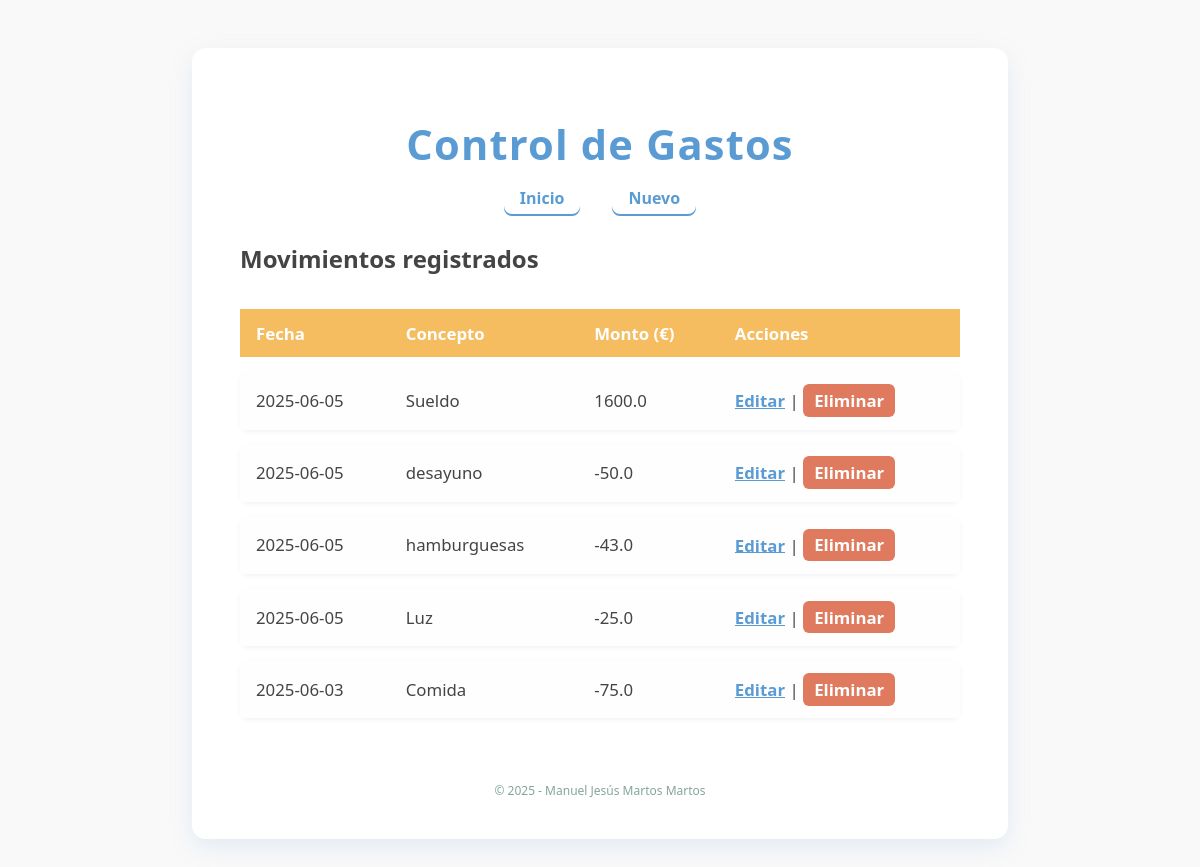
Before: / with the older database file.
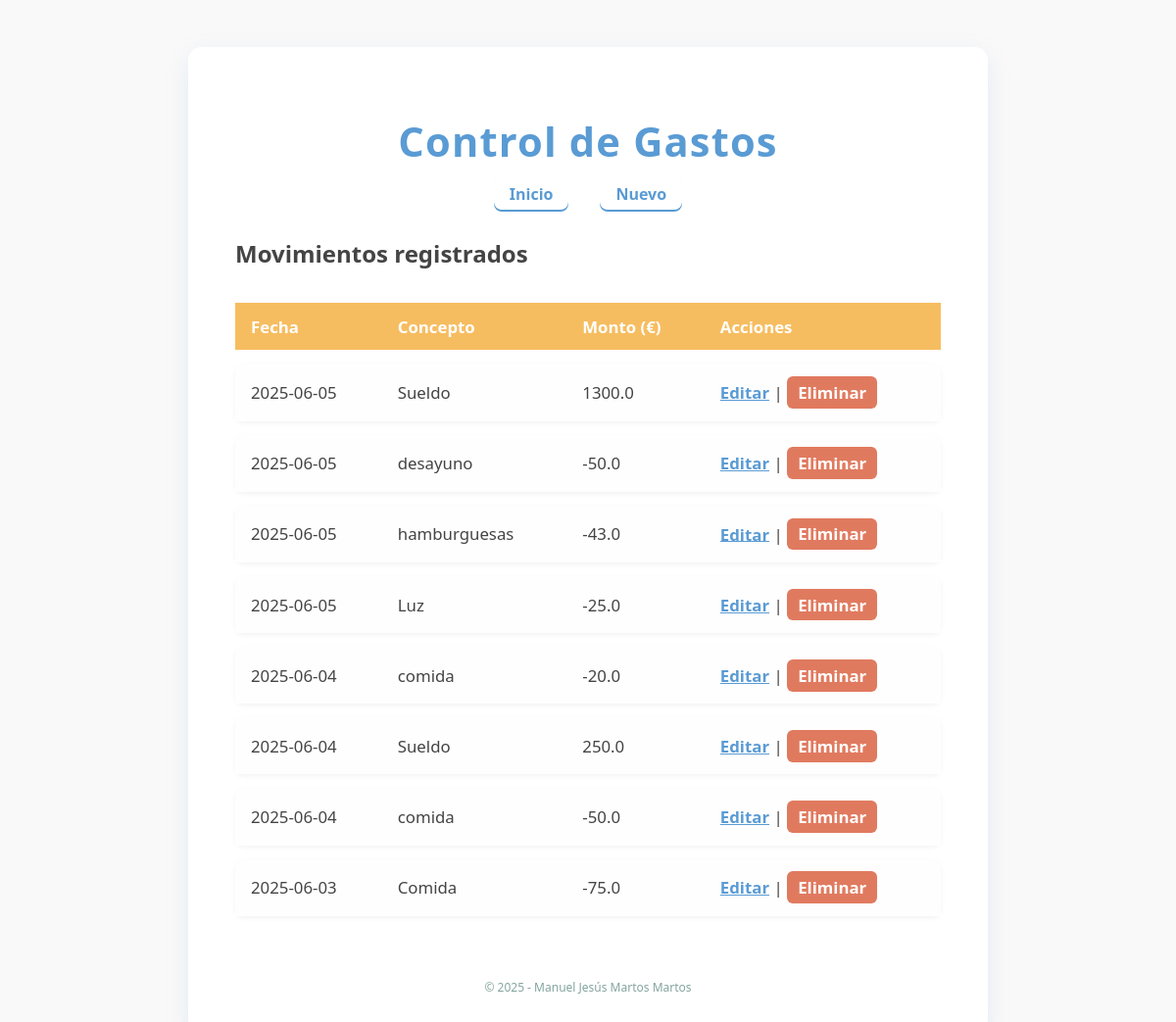
After: the same page with the newer database file.
### tables this page shows
CREATE TABLE "movements" (
	"id"	INTEGER,
	"date"	TEXT NOT NULL,
	"concept"	TEXT NOT NULL,
	"quantity"	REAL NOT NULL,
	PRIMARY KEY("id" AUTOINCREMENT)
);

### registros_ig/routes.py (the view)
@app.route("/")
def index():
    registros= select_all()
    """
    datos_movimiento = [
        {"id":1,"date":"2025-06-06","concepto":"sueldo","quantity":"1600€"},
        {"id":2,"date":"2025-06-05","concepto":"Luz","quantity":"-100"},
        {"id":3,"date":"2025-06-04","concepto":"Teléfono","quantity":"-40"},
        {"id":4,"date":"2025-06-03","concepto":"Gas","quantity":"-25"},
    ]
    """
    return render_template("index.html",data = registros)

### registros_ig/models.py (called while the page is built)
def select_all():
    conectar = Conexion("select * from movements order by date DESC")
    filas = conectar.res.fetchall()
    columnas = conectar.res.description #columnas
    lista_diccionario=[]
    for f in filas:
        diccionario={}
        posicion=0
        for c in columnas:
            diccionario[c[0]] = f[posicion]
            posicion +=1
        lista_diccionario.append(diccionario)
    conectar.con.close()
    return lista_diccionario

### registros_ig/templates/index.html
{% extends "base.html" %}
{% block section %}
<h2>Movimientos registrados</h2>
<table>
  <thead>
    <tr>
      <th>Fecha </th>
      <th>Concepto</th>
      <th>Monto (€)</th>
      <th>Acciones</th>
    </tr>
  </thead>
  <tbody>
    {% for mov in data %}
    <tr>
      <td>{{ mov['date'] }} </td>
      <td>{{ mov['concept']}} </td>
      <td>{{ mov['quantity']}} </td>
      <td>
        <a href="/update/{{ mov['id'] }}" style="color: var(--color-primario); font-weight: 600;">Editar</a> |
        <a href="/delete/{{ mov['id'] }}" class="contrast">Eliminar</a>
      </td>
    </tr>
    {% else %}
    <tr><td colspan="4" style="text-align:center; font-style: italic; color: #777;">No hay movimientos registrados.</td></tr>
    {% endfor %}
  </tbody>
</table>
{% endblock %}

Changed rows visible on the page:
changed movements (number 1 of 8 on the later page): quantity "1600.0" → "1300.0"
added movements: date "2025-06-04", concept "comida", quantity "-20.0"
added movements: date "2025-06-04", concept "Sueldo", quantity "250.0"
added movements: date "2025-06-04", concept "comida", quantity "-50.0"
